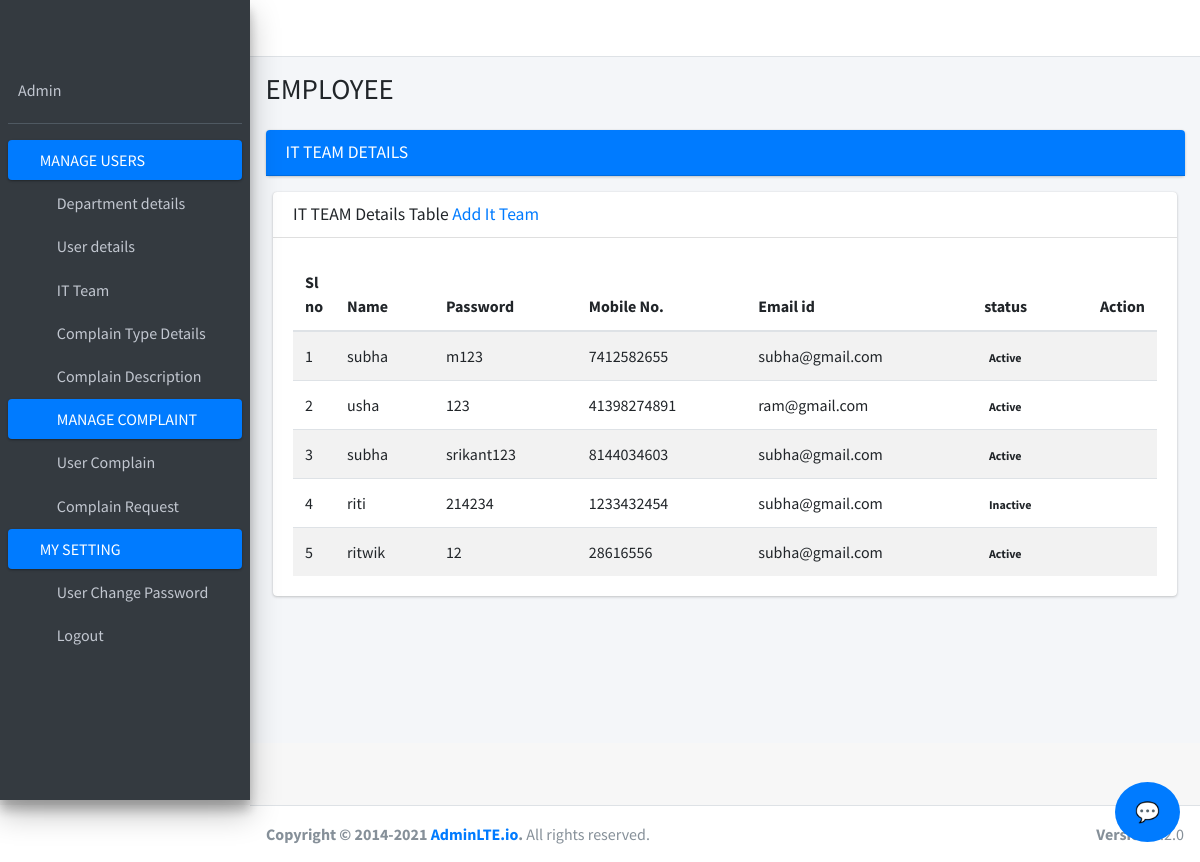
The page /it_team_details/ on the database its author committed.
### admin_support/models.py (models this page shows, shortened)
class ITTeam(models.Model):
    STATUS_CHOICES = (
        ('Active', 'Active'),
        ('Inactive', 'Inactive'),
    )
    it_team_id = models.AutoField(primary_key=True)
    username = models.CharField(max_length=150, unique=True, null=True, blank=True)
    password = models.CharField(max_length=128, null=True, blank=True)
    name = models.CharField(max_length=100, null=True, blank=True)
    mobile = models.CharField(max_length=15, null=True, blank=True)
    email_id = models.EmailField(max_length=255, null=True, blank=True)
    create_dt = models.DateTimeField(default=timezone.now, null=True, blank=True)
    status = models.CharField(max_length=10, choices=STATUS_CHOICES, default='Active', null=True, blank=True)

### admin_support/views.py (the view)
# urls.py: path('it_team_details/', views.it_team_details, name='it_team_details'),
def it_team_details(request):
    context = {
        'team': ITTeam.objects.all()
    }
    return render(request, 'it_team_details.html', context)

### admin_support/templates/it_team_details.html (shortened to what this page needs)
{% load static %}
<!DOCTYPE html>
<html lang="en">
<head>
  {% include 'link.html' %}
</head>
<body class="hold-transition light-mode sidebar-mini layout-fixed layout-navbar-fixed layout-footer-fixed">
<div class="wrapper">
{% include 'base.html' %}
<div class="content-wrapper">
  <div class="content-header">
    <div class="container-fluid">
      <div class="row mb-2">
        <div class="col-sm-6">
          <h1 class="m-0">EMPLOYEE</h1>
        </div>
      </div>
    </div>
  </div>
  <section class="content">
    <div class="container-fluid">
      <div class="row">
        <div class="col-md-12">
          <div class="card card-primary">
            <div class="card-header">
              <h3 class="card-title">IT TEAM DETAILS</h3>
            </div>
          </div>
        <section class="content">
      <div class="container-fluid">
        <div class="row">
          <div class="col-md-12">
            <div class="card">
              <div class="card-header">
                <h3 class="card-title">IT TEAM Details Table
                <a href="{% url 'add_it_team' %}">Add It Team</a>
                </h3>
              </div>
              <div class="card-body">
                <table class="table table-striped">
                  <thead>
                    <tr>
                      <th style="width: 10px">Sl no</th>
                      <th>Name</th>
                        <th>Password</th>
                        <th>Mobile No.</th>
                        <th>Email id</th>
                        <th>status</th>
                      <th style="width: 40px">Action</th>
                    </tr>
                  </thead>
                  <tbody>
                        {% for member in team %}
                        <tr>
                          <td>{{ member.it_team_id }}</td>
                          <td>{{ member.name }}</td>
                          <td>{{ member.password }}</td>
                          <td>{{ member.mobile }}</td>
                          <td>{{ member.email_id }}</td>
                          <td><span class="badge bg-{{ member.status|lower }}">{{ member.status }}</span></td>
                          <td>
                            <a href="{% url 'edit_it_team' member.it_team_id %}"><i class="fa fa-edit"></i></a>
                                <a href="{% url 'delete_it_team' member.it_team_id %}" onclick="return confirm('Are you sure you want to delete this IT Team member?')"> <i class="fa fa-trash"></i>
                                    </a>                      </td>
                        </tr>
                        {% endfor %}
                  </tbody>
                </table>
              </div>
            </div></div></div></div></section>
      </div>
        </div>
    </div>
  </section>
</div>
<div class="card-footer">
                <button type="submit" class="btn btn-primary swalDefaultSuccess" name="submit" id="submit" onclick="return validateForm()" name="submit" id="submit">Submit</button>
              </div>
</div>
{% include 'footer.html' %}
 {% include 'scriptfile.html' %}
<div id="chat-btn">💬</div>
</body>
</html>

### admin_support/templates/it_team_details.html (style rules this page uses)
#chat-btn { position: fixed; bottom: 20px; right: 20px; background: #007bff; color: white; padding: 15px 20px; border-radius: 50%; cursor: pointer; font-size: 20px; z-index: 9999; }

### rows shown on the page
ITTeam: it_team_id "1", name "subha", password "m123", mobile "7412582655", email_id "subha@gmail.com", status "Active"
ITTeam: it_team_id "2", name "usha", password "123", mobile "41398274891", email_id "ram@gmail.com", status "Active"
ITTeam: it_team_id "3", name "subha", password "srikant123", mobile "8144034603", email_id "subha@gmail.com", status "Active"
ITTeam: it_team_id "4", name "riti", password "214234", mobile "1233432454", email_id "subha@gmail.com", status "Inactive"
ITTeam: it_team_id "5", name "ritwik", password "12", mobile "28616556", email_id "subha@gmail.com", status "Active"
